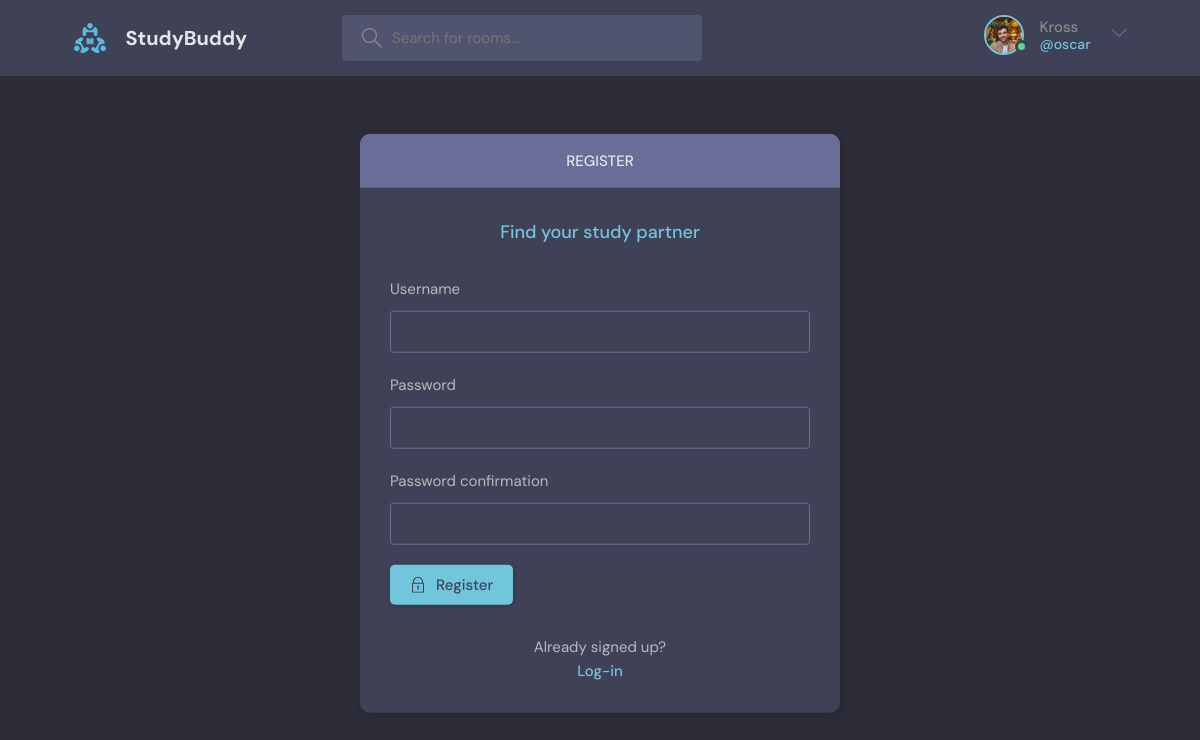
The app's page /studybud/register/ (signed in) with its own data.
### studybud/models.py (models this page shows, shortened)
class UserProfile(models.Model):
    user = models.ForeignKey(User, on_delete=models.CASCADE, null=False)
    alias = models.CharField(max_length=200)
    bio = models.TextField(null=True)
    avatar = models.ImageField(null=True, default="avatar.svg")

### studybud/views.py (the view)
def register_page(request):
    if request.method == 'POST':
        form = UserCreationForm(request.POST)
        if form.is_valid():
            user = form.save(commit=False)
            user.username = user.username.lower()
            user.save()
            login(request, user)
            return redirect('home')
        else:
            messages.error(request, 'An error occurred during registration')
    else:
        form = UserCreationForm()
    context = {'form':form}
    return render(request, 'login_register.html', context)

### studybud/context_processors.py (called while the page is built)
def get_profile(request):
    if request.user.is_authenticated:
        user_profile, create = UserProfile.objects.get_or_create(user=request.user)
        return {'user_profile': user_profile}
    return {}

### studybud/templates/login_register.html (shortened to what this page needs)
{% extends 'main.html' %}
{% block content %}
    <main class="auth layout">
      {% if page == 'login' %}
      <div class="container">
        <div class="layout__box">
          <div class="layout__boxHeader">
            <div class="layout__boxTitle">
              <h3>Login</h3>
            </div>
          </div>
          <div class="layout__body">
            <h2 class="auth__tagline">Find your study partner</h2>
            <form class="form" method="POST" action="">
              {% csrf_token %}
              <div class="form__group form__group">
                <label for="room_name">Username</label>
                <input id="username" name="username" type="text" placeholder="e.g. oscar_ore" />
              </div>
              <div class="form__group">
                <label for="password">Password</label>
                <input
                  id="password"
                  name="password"
                  type="password"
                  placeholder="&bull;&bull;&bull;&bull;&bull;&bull;&bull;&bull;"
                />
              </div>
              <button class="btn btn--main" type="submit">
                <svg
                  version="1.1"
                  xmlns="http://www.w3.org/2000/svg"
                  width="32"
                  height="32"
                  viewBox="0 0 32 32"
                >
                  <title>lock</title>
                  <path
                    d="M27 12h-1v-2c0-5.514-4.486-10-10-10s-10 4.486-10 10v2h-1c-0.553 0-1 0.447-1 1v18c0 0.553 0.447 1 1 1h22c0.553 0 1-0.447 1-1v-18c0-0.553-0.447-1-1-1zM8 10c0-4.411 3.589-8 8-8s8 3.589 8 8v2h-16v-2zM26 30h-20v-16h20v16z"
                  ></path>
                  <path
                    d="M15 21.694v4.306h2v-4.306c0.587-0.348 1-0.961 1-1.694 0-1.105-0.895-2-2-2s-2 0.895-2 2c0 0.732 0.413 1.345 1 1.694z"
                  ></path>
                </svg>
                Login
              </button>
            </form>
            <div class="auth__action">
              <p>Haven't signed up yet?</p>
              <a href="{% url 'register' %}" class="btn btn--link">Sign Up</a>
            </div>
          </div>
        </div>
      </div>
      {% else %}
      <div class="container">
        <div class="layout__box">
          <div class="layout__boxHeader">
            <div class="layout__boxTitle">
              <h3>Register</h3>
            </div>
          </div>
          <div class="layout__body">
            <h2 class="auth__tagline">Find your study partner</h2>
            <form class="form" method="POST" action="">
              {% for field in form %}
              <div class="form__group form__group">
                <label for="room_name">{{field.label}}</label>
                {{field}}
              </div>
              {% endfor %}
              <button class="btn btn--main" type="submit">
                Register
              </button>
            </form>
            <div class="auth__action">
              <p>Already signed up?</p>
              <a href="{% url 'login' %}" class="btn btn--link">Log-in</a>
            </div>
          </div>
        </div>
      </div>
      {% endif %}
    </main>
{% endblock content %}

### templates/navbar.html (shortened to what this page needs)
{% load static %}
<header class="header header--loggedIn">
    <div class="container">
      <a href="{% url 'home' %}" class="header__logo">
        <img src="{% static 'images/logo.svg' %}" />
        <h1>StudyBuddy</h1>
      </a>
      <form class="header__search" method="GET" action="{% url 'home' %}">
        <label>
          <input name="q" placeholder="Search for rooms..." />
        </label>
      </form>
      <nav class="header__menu">
        {% if request.user.is_authenticated %}
        <div class="header__user">
          <a href="{% url 'user-profile' user_profile.user.id %}">
            <div class="avatar avatar--medium active">
              <img src="{{user_profile.avatar.url}}" />
            </div>
            <p>{{user_profile.alias}} <span>@{{user_profile.user.username}}</span></p>
          </a>
          <button class="dropdown-button">
            <svg version="1.1" xmlns="http://www.w3.org/2000/svg" width="32" height="32" viewBox="0 0 32 32">
              <title>chevron-down</title>
              <path d="M16 21l-13-13h-3l16 16 16-16h-3l-13 13z"></path>
            </svg>
          </button>
        </div>
        {% else %}
        <a href="{% url 'login' %}">
          <img src="{% static 'images/avatar.svg' %}" />
          <p>Login</p>
        </a>
        {% endif %}
      </nav>
    </div>
  </header>

### records on screen
UserProfile: avatar (picture), alias "Kross", user.username "oscar"

### other values on screen
{{ field.label }} "Username" "Password" "Password confirmation"
